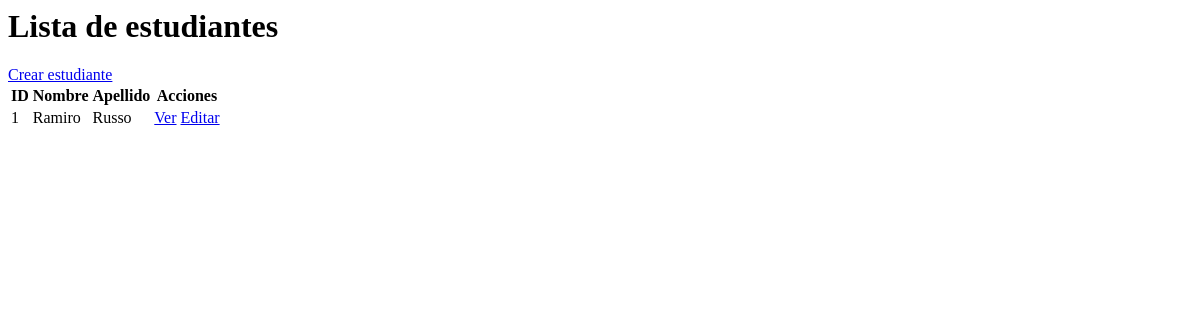
Before: /estudios/estudiantes/ with the older database file.
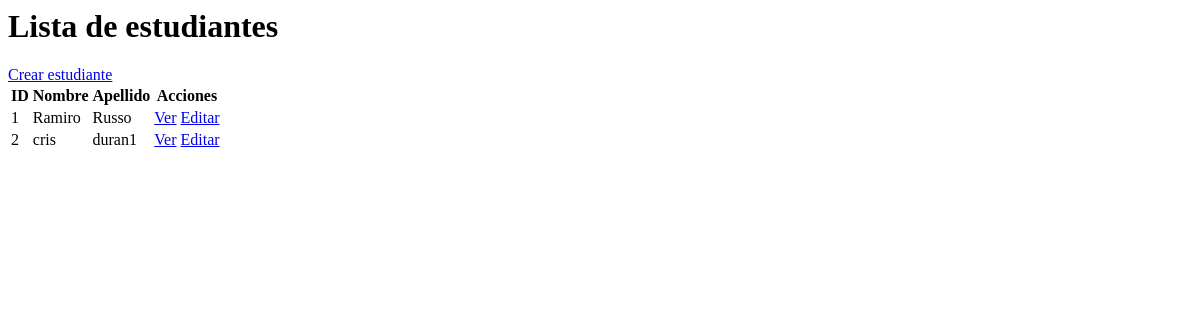
After: the same page with the newer database file.
### control_estudios/models.py (models this page shows, shortened)
class Estudiante(models.Model):
    apellido = models.CharField(max_length=256)
    nombre = models.CharField(max_length=256)
    email = models.EmailField(blank=True)
    telefono = models.CharField(max_length=20, blank=True)
    dni = models.CharField(max_length=32)
    cursos = models.ManyToManyField(Curso)

### control_estudios/views.py (the view)
# urls.py: path("estudiantes/", EstudianteListView.as_view(), name="lista_estudiantes"),
class EstudianteListView(ListView):
    model = Estudiante
    template_name = 'control_estudios/lista_estudiantes.html'

### control_estudios/templates/control_estudios/lista_estudiantes.html
<h1>Lista de estudiantes</h1>
<a href="{% url 'crear_estudiante' %}">Crear estudiante</a>
<table>
    <thead>
        <tr>
            <th>ID</th>
            <th>Nombre</th>
            <th>Apellido</th>
            <th>Acciones</th>
        </tr>
    </thead>
    <tbody>
        {% for alumno in object_list %}
            <tr>
                <td>{{ alumno.id }}</td>
                <td>{{ alumno.nombre }}</td>
                <td>{{ alumno.apellido }}</td>
                <td>
                    <a href="{% url 'ver_estudiante' alumno.id %}">Ver</a>
                    <a href="{% url 'editar_estudiante' alumno.id %}">Editar</a>
                </td>
            </tr>
        {% endfor %}
    </tbody>
</table>

Changed rows visible on the page:
added Estudiante: id "2", nombre "cris", apellido "duran1"
